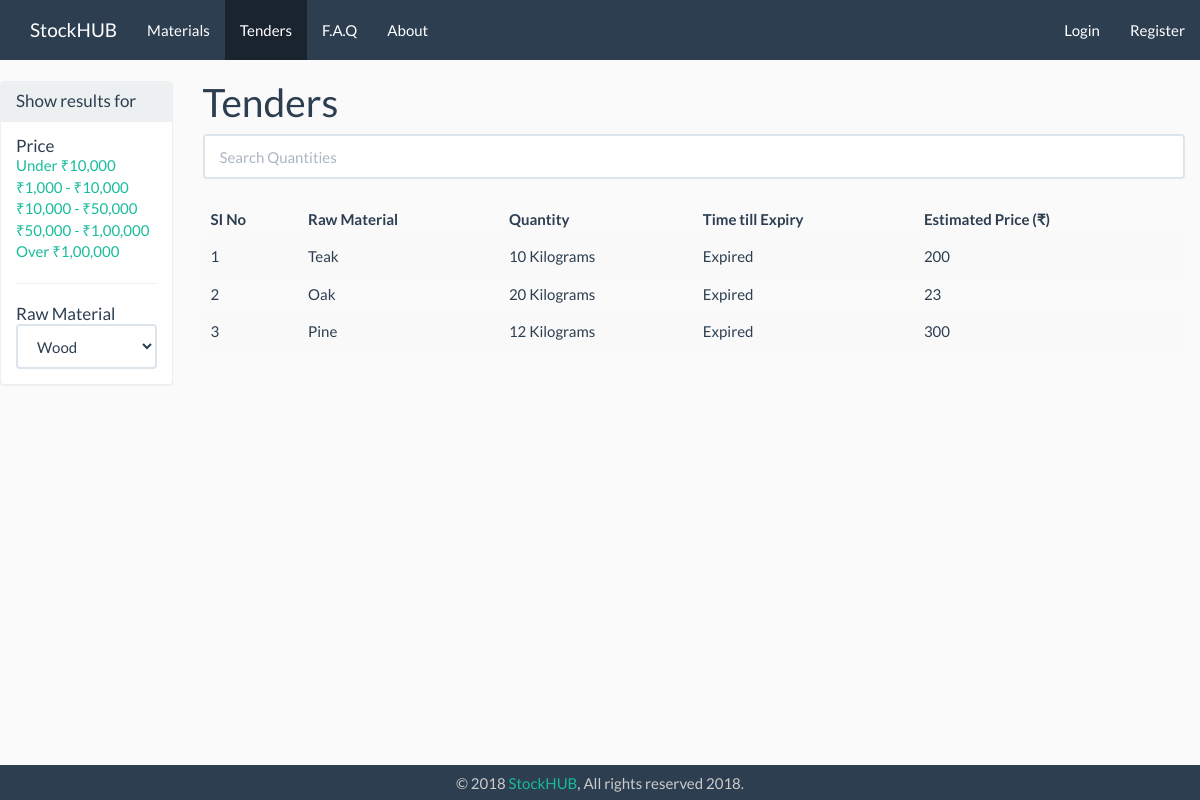
Before: /index.php/tenders with the older database file.
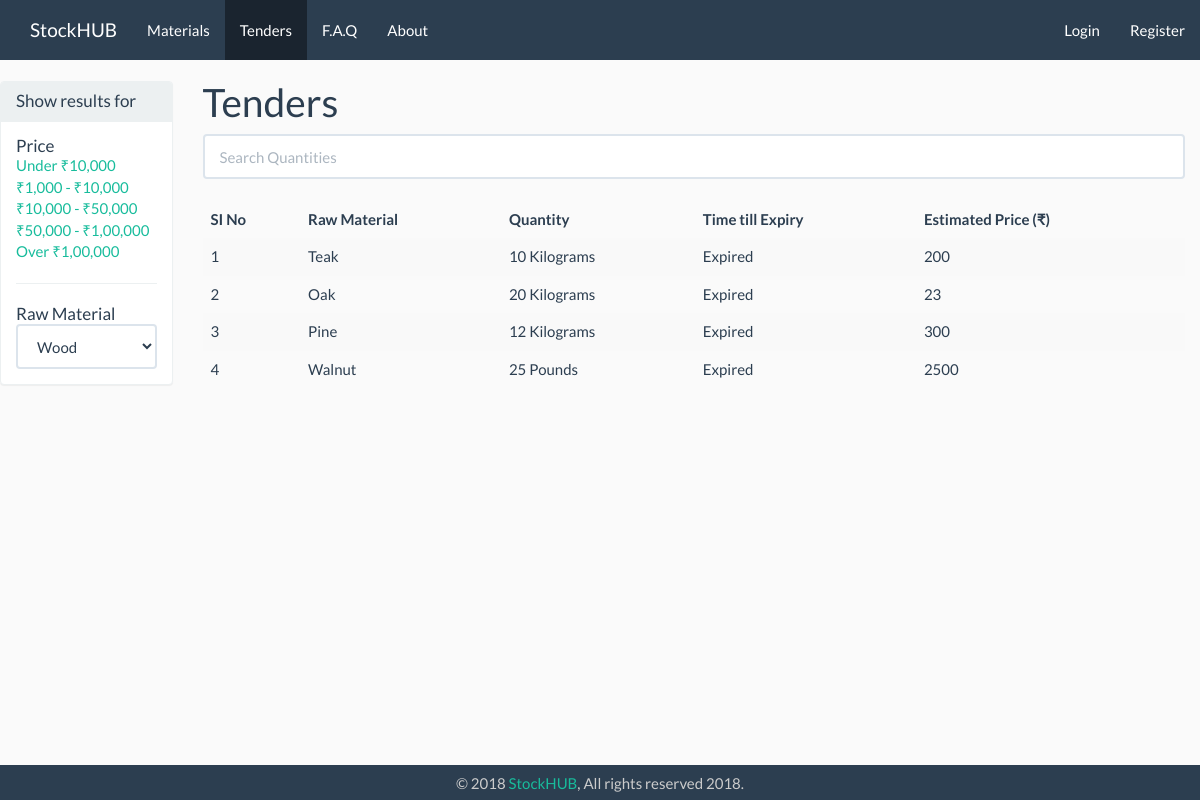
After: the same page with the newer database file.
### tables this page shows
CREATE TABLE `tender` (
  `tender_id` int(11) NOT NULL,
  `m_id` varchar(11) NOT NULL,
  `raw_material_id` int(11) NOT NULL,
  `tender_quantity` int(11) NOT NULL,
  `tender_quantity_unit` varchar(15) NOT NULL,
  `date_of_submission` date NOT NULL,
  `time_submission` time NOT NULL,
  `date_expire` date NOT NULL,
  `time_expire` time NOT NULL,
  `delivery_location` int(11) NOT NULL,
  `estimated_price` int(9) NOT NULL,
  `extra_info` text,
  `tender_status` set('active','ongoing','completed','expired') NOT NULL
);

CREATE TABLE `raw_material` (
  `raw_material_id` int(11) NOT NULL,
  `rm_name` varchar(255) NOT NULL,
  `material_subcat_id` int(255) NOT NULL,
  `rm_slug` varchar(255) NOT NULL,
  `rm_pic` varchar(255) NOT NULL,
  `rm_desc` text NOT NULL,
  `rm_adv` text NOT NULL,
  `rm_disadv` text NOT NULL,
  `rm_created_at` timestamp NOT NULL DEFAULT CURRENT_TIMESTAMP ON UPDATE CURRENT_TIMESTAMP
);

### application/controllers/Tenders.php (called while the page is built, shortened)
<?php
	class Tenders extends CI_Controller{
		public function index(){
            $data['title'] = 'Tenders';
            $data['tenders'] = $this->tender_model->get_tenders();
            $this->load->view('templates/header', $data);
            $this->load->view('tenders/index', $data);
            $this->load->view('templates/footer');
        }
	}

### index.php (called while the page is built, shortened)
<?php
require_once BASEPATH.'core/CodeIgniter.php';

### application/helpers/utility_helper.php (called while the page is built)
<?php if ( ! defined('BASEPATH')) exit('No direct script access allowed');
if ( ! function_exists('asset_url()'))
{
  function asset_url()
  {
     return base_url().'assets/';
  }
}

### application/models/Tender_model.php (called while the page is built, shortened)
<?php
	class  Tender_model extends CI_Model{
        public function get_tenders($id = FALSE){
			$this->db->join('raw_material','raw_material.raw_material_id = tender.raw_material_id');
			if($id === FALSE){
				$query = $this->db->get('tender');
				return $query->result_array();
			}
			$this->db->join('manufacturers','manufacturers.m_id = tender.m_id');
			$this->db->join('material_subcat','material_subcat.subcat_id = raw_material.material_subcat_id');
			$query = $this->db->get_where('tender', array('tender_id' => $id));
			return $query->row_array();
		}
	}

### application/views/tenders/index.php (the view, shortened to what this page needs)
<div class="row">
    <div class="col-md-2">
        <div class="panel panel-default">
            <div class="panel-heading">
                <h3 class="panel-title">Show results for</h3>
            </div>
            <div class="panel-body">
                    <h3 class="panel-title">Price</h3>
                        <li class="list-unstyled"><a href="#">Under ₹10,000</a></li>
                        <li class="list-unstyled"><a href="#">₹1,000 - ₹10,000</a></li>
                        <li class="list-unstyled"><a href="#">₹10,000 - ₹50,000</a></li>
                        <li class="list-unstyled"><a href="#">₹50,000 - ₹1,00,000</a></li>
                        <li class="list-unstyled"><a href="#">Over ₹1,00,000</a></li>
                    <hr>
                    <h3 class="panel-title">Raw Material</h3>
                        <select class="form-control" id="sel1" name="tender_quantity_unit">
                            <option value="wood">Wood</option>
                        </select>
        </div>
        </div>
    </div>
    <div class="col-md-10">
        <h1><?= $title ?></h1>
        <input class="form-control" id="tenderSearchInput" type="text" placeholder="Search" >
        <br>
        <table class="table table-striped table-hover " id="tenderSearchTable">
            <thead>
                <tr>
                    <th>SI No</th>
                    <th onclick="sortTable(0)" >Raw Material</th>
                    <th onclick="sortTable(1)" >Quantity</th>
                    <th onclick="sortTable(2)" >Time till Expiry</th>
                    <th onclick="sortTable(3)" >Estimated Price (₹)</th>
                </tr>
            </thead>
            <tbody id="tenderSearchTableBody">
                <?php $i = 1; ?>
                <?php foreach($tenders as $tender): ?>
                        <tr>
                            <td> <a href="<?php echo base_url(); ?>tenders/view/<?php echo($tender['tender_id']); ?>"></a> <?php echo($i++);?></td>
                            <td><?php echo ($tender['rm_name']);?></td>
                            <td><?php echo ($tender['tender_quantity']." ".$tender['tender_quantity_unit']);?> </td>
                            <td>
                            <?php
                                $expdate = $tender['date_expire'];
                                $exptime = $tender['time_expire'];
                                $exp = date('Y-m-d H:i:s', strtotime("$expdate $exptime "));
                                $datetime1 = new DateTime();
                                $datetime2 = new DateTime($exp);
                                if ( $datetime1 >  $datetime2){
                                    echo("Expired");
                                }
                                else{
                                    $interval = $datetime1->diff($datetime2);
                                echo $interval->format('%d day %h hours %i minutes');
                                }
                            ?>
                            </td>
                            <td><?php echo ($tender['estimated_price']);?></td>
                        </tr>
                <?php endforeach; ?>
            </tbody>
        </table>
    </div>
</div>

### application/views/templates/header.php (shortened to what this page needs)
<!DOCTYPE html>
<html>
<head>
    <link rel="stylesheet" type="text/css"  href="<?php echo asset_url();?>css/bootstrap.min.css" />
    <link rel="stylesheet" type="text/css"  href="<?php echo asset_url();?>css/style.css" />
    <link rel="stylesheet" type="text/css"  href="<?php echo asset_url();?>css/animate.min.css" />
    <link rel="stylesheet" type="text/css"  href="<?php echo asset_url();?>css/awesomplete.css" />
    <link rel="stylesheet" type="text/css"  href="<?php echo asset_url();?>css/fontawesome-all.min.css" />
</head>
<body>
    <nav class="navbar-fixed-top navbar-default">
        <div class="container-fluid">
            <div class="navbar-header">
            <?php if($title!="Home") :?>
                <a class="navbar-brand" href="<?php echo base_url(); ?>">StockHUB</a>
            <?php endif;?>
            </div>
            <div class="collapse navbar-collapse" id="bs-example-navbar-collapse-1">
            <ul class="nav navbar-nav">
                <li class="<?php if ($title=="Materials") {echo "active"; } else  {echo "noactive";} ?>"> <a href="<?php echo base_url(); ?>materials">Materials</a></li>
                <li class="<?php if ($title=="Tenders") {echo "active"; } else  {echo "noactive";} ?>"> <a href="<?php echo base_url(); ?>tenders">Tenders</a></li>
                <li class="<?php if ($title=="Faq") {echo "active"; } else  {echo "noactive";} ?>"> <a href="<?php echo base_url(); ?>faq">F.A.Q</a></li>
                <li class="<?php if ($title=="About") {echo "active"; } else  {echo "noactive";} ?>"> <a href="<?php echo base_url(); ?>about">About</a></li>
            </ul>
            <ul class="nav navbar-nav navbar-right">
                <?php if(!$this->session->userdata('logged_in')) : ?>
                    <li class="<?php if ($title=="Login") {echo "active"; } else  {echo "noactive";} ?>"> <a href="<?php echo base_url(); ?>users/login">Login</a></li>
                    <li class="<?php if ($title=="Sign Up") {echo "active"; } else  {echo "noactive";} ?>"> <a href="<?php echo base_url(); ?>users/register">Register</a></li>
                <?php endif; ?>
            </ul>
            </div>
        </div>
    </nav>

### application/views/templates/footer.php (shortened to what this page needs)
    <footer class="navbar-default navbar-fixed-bottom hidden-xs">
        <div class="container-fluid">
            <p>© 2018<a style="color:#fffff; text-decoration:none;" href="<?php echo base_url(); ?>about"> StockHUB</a>, All rights reserved 2018.</p>
        </div>
    </footer>
</body>
</html>

### assets/css/style.css (style rules this page uses)
body { background: #FAFAFA; padding-bottom: 33px; padding-top: 60px; }
.row { margin-right: 0px; }
ul { list-style-type: none; padding: 0; }
footer { background-color: #757575; height: 35px; text-align: center; color: #CCC; }
footer p { padding: 10.5px; margin: 0px; line-height: 100%; }

Changed rows visible on the page:
added tender: raw_material.rm_name "Walnut", tender_quantity "25", tender_quantity_unit "Pounds", date_expire "Expired", estimated_price "2500"
